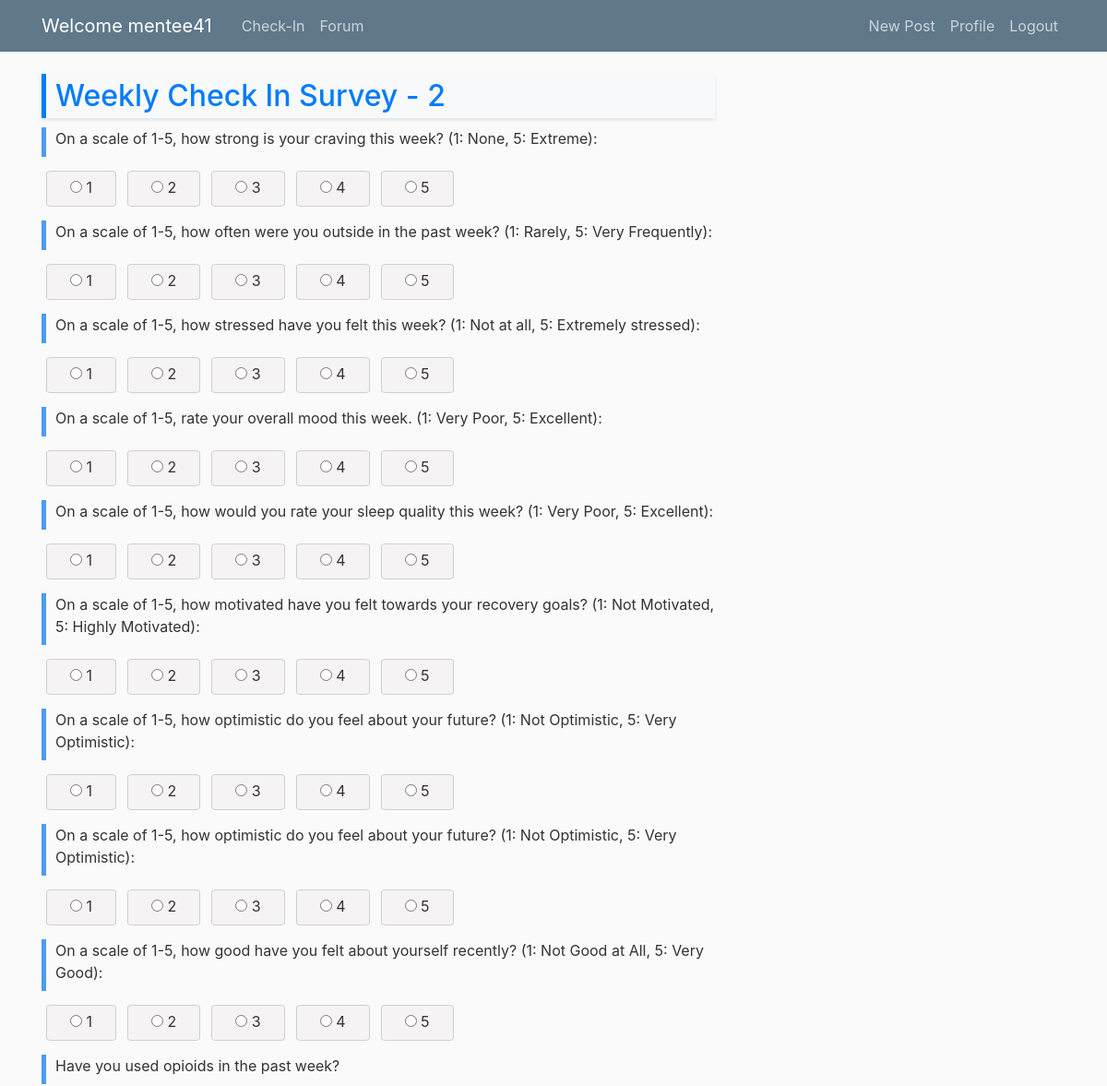
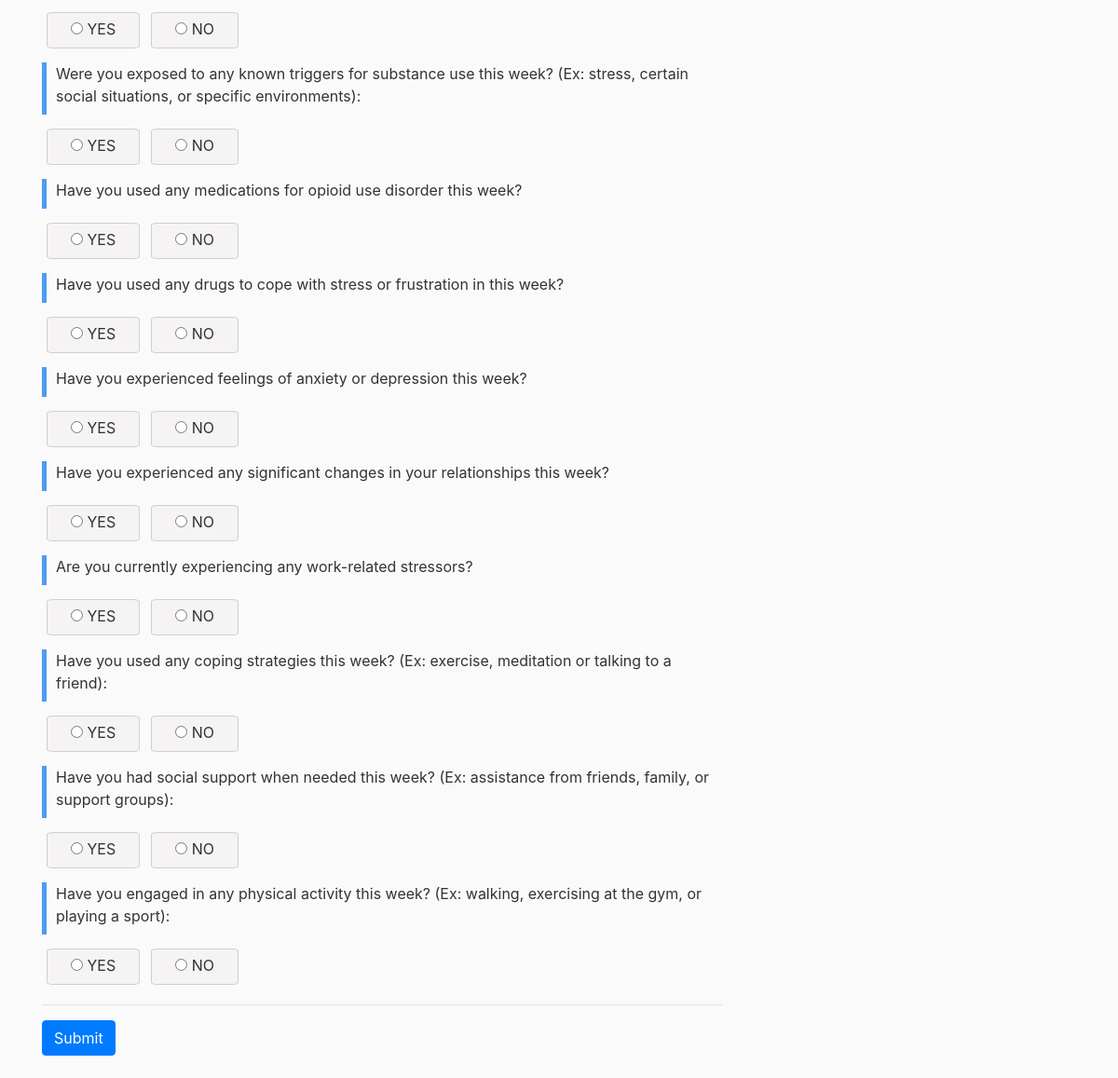
Screenshot of / (signed in) with the database file from the repository (2 pictures, top to bottom).
### survey/models.py (models this page shows, shortened)
class Survey(models.Model):
    title = models.CharField(max_length=200)
    description = models.TextField(blank=True)
    created_at = models.DateTimeField(auto_now_add=True)
    updated_at = models.DateTimeField(auto_now=True)

class Question(models.Model):
    survey = models.ForeignKey(Survey, on_delete=models.CASCADE)
    question = models.CharField(max_length=300)
    options = models.ManyToManyField('Option')
    weight = models.IntegerField(default=1)
    created_at = models.DateTimeField(auto_now_add=True)
    updated_at = models.DateTimeField(auto_now=True)

### survey/views.py (the view)
# urls.py: path('', views.survey_home, name ='survey-home'),
@csrf_exempt
@login_required
def survey_home(request):
    surveys = Survey.objects.all()
    for survey_obj in surveys:
        if survey_obj.title == CHECK_IN_SURVEY:
            print("Survey Title:", survey_obj.title)
            survey = survey_obj
    if survey is None:
        return render(request, 'survey/error.html', {'message': 'No survey available.'})
    if request.method == 'POST':
        form = SurveyForm(request.POST, survey_id=survey.id)
        if form.is_valid():
            user = request.user  # Get the current authenticated user
            for question in Question.objects.filter(survey_id=survey.id):
                selected_option = form.cleaned_data[f'question_{question.id}']
                if selected_option:
                    selected_option_id = Option.objects.get(id=selected_option.id)
                    response = Response.objects.create(
                        survey=survey,
                        user=user,
                        question=question,
                        selected_options=selected_option_id.option  # Store the option's text, not the Option object
                    )
            return redirect('thank_you')  # Redirect to a thank-you page after successful submission
    else:
        form = SurveyForm(survey_id=survey.id)
    user = request.user
    PMH_survey_responses_exist = Response.objects.filter(user=user, survey__title=PAST_HISTORY_SURVEY).exists()
    demographic_responses_exist = Response.objects.filter(user=user, survey__title=DEMOGRAPHIC_SURVEY).exists()
    pending_surveys = []
    if not PMH_survey_responses_exist:
        pending_surveys.append(PAST_HISTORY_SURVEY)
    if not demographic_responses_exist:
        pending_surveys.append(DEMOGRAPHIC_SURVEY)
    if pending_surveys:
        pending_surveys_str = ', '.join(pending_surveys)
        messages.info(request, f'Please visit your profile to complete the pending surveys: {pending_surveys_str}')
    return render(request, 'survey/survey.html', {'survey': survey, 'form': form})

### survey/forms.py
class SurveyForm(forms.ModelForm):
    class Meta:
        model = Response
        fields = []
    def __init__(self, *args, **kwargs):
        survey_id = kwargs.pop('survey_id')
        super(SurveyForm, self).__init__(*args, **kwargs)
        questions = Question.objects.filter(survey_id=survey_id)
        for question in questions:
            self.fields[f'question_{question.id}'] = forms.ModelChoiceField(
                label=question.question,
                queryset=Option.objects.filter(question=question),
                widget=forms.RadioSelect,
                required=False
            )

### survey/models.py (called while the page is built)
    def __str__(self):
        return self.option

### survey/templates/survey/survey.html (shortened to what this page needs)
{% extends "feed/base.html" %}
{% block content %}
<h2 class="custom-title">{{ survey.title }}</h2>
<form method="post">
    {% for field in form %}
        <p class="survey-question-title">{{ field.label_tag }}</p>
        <div class="choices-container">
        {% for choice in field %}
            <label class="choice-button choice-option">
                {{ choice }}
            </label><br>
        {% endfor %}
        </div>
    {% endfor %}
    <hr>
    <button type="submit" class="btn btn-primary">Submit</button>
    <br>
    <br>
</form>
{% endblock content %}

### feed/templates/feed/base.html (shortened to what this page needs)
{% load static %}
<!DOCTYPE html>
<html>
<head>
    <link rel="stylesheet" href="https://maxcdn.bootstrapcdn.com/bootstrap/4.0.0/css/bootstrap.min.css">
    <link
    href="https://cdnjs.cloudflare.com/ajax/libs/font-awesome/6.0.0/css/all.min.css"
    rel="stylesheet"
    />
<link rel="stylesheet" type="text/css" href="{% static 'feed/main.css' %}">
</head>
<body>
    <header class="site-header">
      <nav class="navbar navbar-expand-md navbar-dark bg-steel fixed-top">
        <div class="container">
          {% if user.is_authenticated %}
                {% if user.is_superuser %}
                  <a class="navbar-brand mr-4" href="{% url 'survey-home' %}">Welcome {{user.username}}</a>
                {% elif user.user_profile.role == 'mentor' %}
                  <a class="navbar-brand mr-4" href="{% url 'vizual-home' %}">Welcome {{user.username}}</a>
                {% elif user.user_profile.role == 'mentee' %}
                  <a class="navbar-brand mr-4" href="{% url 'survey-home' %}">Welcome {{user.username}}</a>
                {% endif %}
              {% endif %}
          <div class="collapse navbar-collapse" id="navbarToggle">
            <div class="navbar-nav mr-auto">
              {% if user.is_authenticated %}
                {% if user.is_superuser %}
                  <a class="nav-item nav-link" href="{% url 'vizual-home' %}">Progress-Tracker</a>
                  <a class="nav-item nav-link" href="{% url 'survey-home' %}">Check-In</a>
                  <a class="nav-item nav-link" href="{% url 'feed-forum' %}">Forum</a>
                {% elif user.user_profile.role == 'mentor' %}
                  <a class="nav-item nav-link" href="{% url 'vizual-home' %}">Progress-Tracker</a>
                  <a class="nav-item nav-link" href="{% url 'feed-forum' %}">Forum</a>
                {% elif user.user_profile.role == 'mentee' %}
                  <a class="nav-item nav-link" href="{% url 'survey-home' %}">Check-In</a>
                  <a class="nav-item nav-link" href="{% url 'feed-forum' %}">Forum</a>
                {% endif %}
              {% endif %}
            </div>
            <div class="navbar-nav">
              {% if user.is_authenticated %}
                <a class="nav-item nav-link" href="{% url 'post-create' %}">New Post</a>
                <a class="nav-item nav-link" href="{% url 'profile' %}">Profile</a>
                <a class="nav-item nav-link" href="{% url 'logout' %}">Logout</a>
              {% else %}
                <a class="nav-item nav-link" href="{% url 'login' %}">Login</a>
                <a class="nav-item nav-link" href="{% url 'register' %}">Register</a>
              {% endif %}
            </div>
          </div>
        </div>
      </nav>
    </header>
    <main role="main" class="container">
      <div class="row">
        <div class="col-md-8">
          {% block content %}{% endblock %}
        </div>
        <div class="col-md-4">
        </div>
      </div>
    </main>
</body>
</html>

### feed/static/feed/main.css (style rules this page uses)
body { background: #fafafa; color: #333333; margin-top: 5rem; }
h1, h2, h3, h4, h5, h6 { color: #444444; }
.bg-steel { background-color: #5f788a; }
.site-header .navbar-nav .nav-link { color: #cbd5db; }
.custom-title { color: #007bff; margin-bottom: 10px; text-align: left; background-color: #f8f9fa; padding: 5px 10px; border-left: 5px solid #007bff; box-shadow: 0 2px 4px rgba(0,0,0,.1); }
.survey-question-title { margin-top: 10px; margin-bottom: 10px; text-align:left; padding-left: 10px; border-left: 5px solid #4c9cf1; }
.choice-button { display: inline-block; margin: 5px; padding: 5px 25px 0px 25px; border: 1px solid #cfcfcf; background-color: #f5f3f3; color: #333; text-align: center; cursor: pointer; transition: background-color 0.3s; border-radius: 7%; }
.choices-container { display: flex; flex-wrap: nowrap; align-items: center; gap: 1px; }
.choice-option { display: flex; align-items: center; }

### rows the page displays
Survey: title "Weekly Check In Survey - 2"
Question: label_tag "Have you used opioids in the past week?"
Question: label_tag "Have you used any medications for opioid use disorder this week?"
Question: label_tag "Have you used any drugs to cope with stress or frustration in this week?"
Question: label_tag "Have you experienced feelings of anxiety or depression this week?"
Question: label_tag "Have you experienced any significant changes in your relationships this week?"
Question: label_tag "Are you currently experiencing any work-related stressors?"

### other values shown
{{ user.username }} "mentee41"
{{ field.label_tag }} "On a scale of 1-5, how strong is your craving this week? (1: None, 5: Extreme):" "On a scale of 1-5, how often were you outside in the past week? (1: Rarely, 5: Very Frequently):" "On a scale of 1-5, how stressed have you felt this week? (1: Not at all, 5: Extremely stressed):" "On a scale of 1-5, rate your overall mood this week. (1: Very Poor, 5: Excellent):" "On a scale of 1-5, how would you rate your sleep quality this week? (1: Very Poor, 5: Excellent):" "On a scale of 1-5, how motivated have you felt towards your recovery goals? (1: Not Motivated, 5: Highly Motivated):" "On a scale of 1-5, how optimistic do you feel about your future? (1: Not Optimistic, 5: Very Optimistic):" "On a scale of 1-5, how optimistic do you feel about your future? (1: Not Optimistic, 5: Very Optimistic):" "On a scale of 1-5, how good have you felt about yourself recently? (1: Not Good at All, 5: Very Good):" "Were you exposed to any known triggers for substance use this week? (Ex: stress, certain social situations, or specific environments):" "Have you used any coping strategies this week? (Ex: exercise, meditation or talking to a friend):" "Have you had social support when needed this week? (Ex: assistance from friends, family, or support groups):" "Have you engaged in any physical activity this week? (Ex: walking, exercising at the gym, or playing a sport):"
